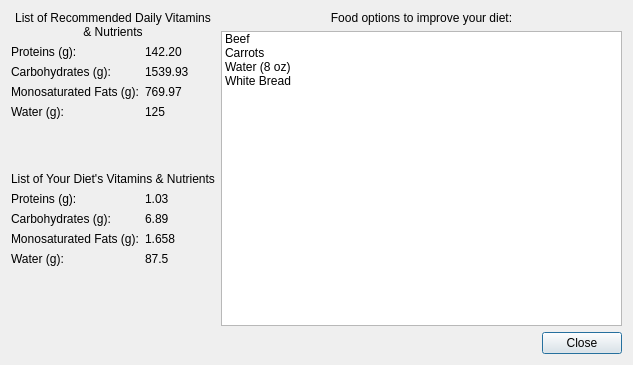
<?xml version="1.0" encoding="UTF-8"?>
<ui version="4.0">
 <class>StatisticsWindow</class>
 <widget class="QDialog" name="StatisticsWindow">
  <property name="geometry">
   <rect>
    <x>0</x>
    <y>0</y>
    <width>633</width>
    <height>365</height>
   </rect>
  </property>
  <property name="windowTitle">
   <string>Dialog</string>
  </property>
  <layout class="QVBoxLayout" name="verticalLayout_4">
   <item>
    <layout class="QGridLayout" name="gridLayout">
     <item row="0" column="0">
      <layout class="QVBoxLayout" name="verticalLayout_3">
       <item>
        <widget class="QLabel" name="label_17">
         <property name="sizePolicy">
          <sizepolicy hsizetype="Preferred" vsizetype="Fixed">
           <horstretch>0</horstretch>
           <verstretch>0</verstretch>
          </sizepolicy>
         </property>
         <property name="text">
          <string>List of Recommended Daily Vitamins &amp; Nutrients</string>
         </property>
         <property name="alignment">
          <set>Qt::AlignCenter</set>
         </property>
         <property name="wordWrap">
          <bool>true</bool>
         </property>
        </widget>
       </item>
       <item>
        <layout class="QFormLayout" name="formLayout_3">
         <item row="0" column="0">
          <widget class="QLabel" name="label_18">
           <property name="text">
            <string>Proteins (g):</string>
           </property>
          </widget>
         </item>
         <item row="0" column="1">
          <widget class="QLabel" name="label_19">
           <property name="text">
            <string>142.20</string>
           </property>
          </widget>
         </item>
         <item row="1" column="0">
          <widget class="QLabel" name="label_20">
           <property name="text">
            <string>Carbohydrates (g):</string>
           </property>
          </widget>
         </item>
         <item row="1" column="1">
          <widget class="QLabel" name="label_21">
           <property name="text">
            <string>1539.93</string>
           </property>
          </widget>
         </item>
         <item row="2" column="0">
          <widget class="QLabel" name="label_22">
           <property name="text">
            <string>Monosaturated Fats (g):</string>
           </property>
           <property name="wordWrap">
            <bool>true</bool>
           </property>
          </widget>
         </item>
         <item row="2" column="1">
          <widget class="QLabel" name="label_23">
           <property name="text">
            <string>769.97</string>
           </property>
          </widget>
         </item>
         <item row="3" column="0">
          <widget class="QLabel" name="label_24">
           <property name="text">
            <string>Water (g):</string>
           </property>
          </widget>
         </item>
         <item row="3" column="1">
          <widget class="QLabel" name="label_25">
           <property name="text">
            <string>125</string>
           </property>
          </widget>
         </item>
        </layout>
       </item>
      </layout>
     </item>
     <item row="0" column="1" rowspan="2">
      <layout class="QVBoxLayout" name="verticalLayout_2">
       <item>
        <widget class="QLabel" name="label_8">
         <property name="text">
          <string>Food options to improve your diet:</string>
         </property>
         <property name="alignment">
          <set>Qt::AlignCenter</set>
         </property>
        </widget>
       </item>
       <item>
        <widget class="QListWidget" name="listWidget">
         <item>
          <property name="text">
           <string>Beef</string>
          </property>
         </item>
         <item>
          <property name="text">
           <string>Carrots</string>
          </property>
         </item>
         <item>
          <property name="text">
           <string>Water (8 oz)</string>
          </property>
         </item>
         <item>
          <property name="text">
           <string>White Bread</string>
          </property>
         </item>
        </widget>
       </item>
      </layout>
     </item>
     <item row="1" column="0">
      <layout class="QVBoxLayout" name="verticalLayout">
       <item>
        <widget class="QLabel" name="label">
         <property name="sizePolicy">
          <sizepolicy hsizetype="Preferred" vsizetype="Fixed">
           <horstretch>0</horstretch>
           <verstretch>0</verstretch>
          </sizepolicy>
         </property>
         <property name="text">
          <string>List of Your Diet's Vitamins &amp; Nutrients</string>
         </property>
         <property name="wordWrap">
          <bool>false</bool>
         </property>
        </widget>
       </item>
       <item>
        <layout class="QFormLayout" name="formLayout">
         <item row="0" column="0">
          <widget class="QLabel" name="label_2">
           <property name="text">
            <string>Proteins (g):</string>
           </property>
          </widget>
         </item>
         <item row="0" column="1">
          <widget class="QLabel" name="label_3">
           <property name="text">
            <string>1.03</string>
           </property>
          </widget>
         </item>
         <item row="1" column="0">
          <widget class="QLabel" name="label_4">
           <property name="text">
            <string>Carbohydrates (g):</string>
           </property>
          </widget>
         </item>
         <item row="1" column="1">
          <widget class="QLabel" name="label_5">
           <property name="text">
            <string>6.89</string>
           </property>
          </widget>
         </item>
         <item row="2" column="0">
          <widget class="QLabel" name="label_6">
           <property name="text">
            <string>Monosaturated Fats (g):</string>
           </property>
           <property name="wordWrap">
            <bool>true</bool>
           </property>
          </widget>
         </item>
         <item row="2" column="1">
          <widget class="QLabel" name="label_7">
           <property name="text">
            <string>1.658</string>
           </property>
          </widget>
         </item>
         <item row="3" column="0">
          <widget class="QLabel" name="label_9">
           <property name="text">
            <string>Water (g):</string>
           </property>
          </widget>
         </item>
         <item row="3" column="1">
          <widget class="QLabel" name="label_10">
           <property name="text">
            <string>87.5</string>
           </property>
          </widget>
         </item>
        </layout>
       </item>
      </layout>
     </item>
    </layout>
   </item>
   <item>
    <layout class="QHBoxLayout" name="horizontalLayout">
     <item>
      <spacer name="horizontalSpacer">
       <property name="orientation">
        <enum>Qt::Horizontal</enum>
       </property>
       <property name="sizeHint" stdset="0">
        <size>
         <width>40</width>
         <height>20</height>
        </size>
       </property>
      </spacer>
     </item>
     <item>
      <widget class="QPushButton" name="pushButton_2">
       <property name="text">
        <string>Close</string>
       </property>
      </widget>
     </item>
    </layout>
   </item>
  </layout>
 </widget>
 <resources/>
 <connections/>
</ui>
